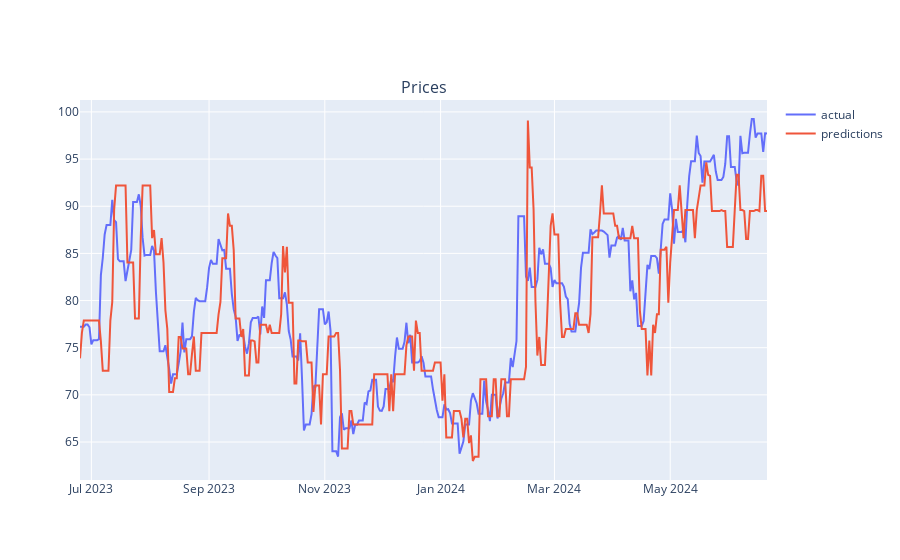

This figure's notebook cell:
### Code cell
actual = y_test
predictions = pd.DataFrame(pred, columns=y_test.columns, index=y_test.index)

fig = go.Figure()

# Create the subplots
fig = make_subplots(rows=1, cols=1, shared_xaxes=False, vertical_spacing=0.1,
                    subplot_titles=("Prices", ""))

fig.add_trace(
    go.Scatter(
        x=actual.index,
        y=actual.target,
        name='actual'
    ),
    row=1,
    col=1,
    secondary_y=False)

fig.add_trace(
    go.Scatter(
        x=predictions.index,
        y=predictions.target,
        name='predictions'
    ),
    row=1,
    col=1,
    secondary_y=False)


fig.show()

### Figure 1 — Plotly figure (JSON) as saved in the notebook; plotly's stock layout.template omitted (floating-point values rounded to 4 significant figures; data arrays with more than 128 entries replaced by an {"elided": "..."} marker saying what was removed)
{"data": [{"name": "actual", "type": "scatter", "x": {"elided": "363 str values"}, "xaxis": "x", "y": {"elided": "363 float values"}, "yaxis": "y"}, {"name": "predictions", "type": "scatter", "x": {"elided": "363 str values"}, "xaxis": "x", "y": {"elided": "363 float values"}, "yaxis": "y"}], "layout": {"annotations": [{"font": {"size": 16}, "showarrow": false, "text": "Prices", "x": 0.5, "xanchor": "center", "xref": "paper", "y": 1, "yanchor": "bottom", "yref": "paper"}], "autosize": true, "xaxis": {"anchor": "y", "autorange": true, "domain": [0, 1], "range": ["2023-06-25", "2024-06-21"], "type": "date"}, "yaxis": {"anchor": "x", "autorange": true, "domain": [0, 1], "range": [60.97, 101.3], "type": "linear"}}}
